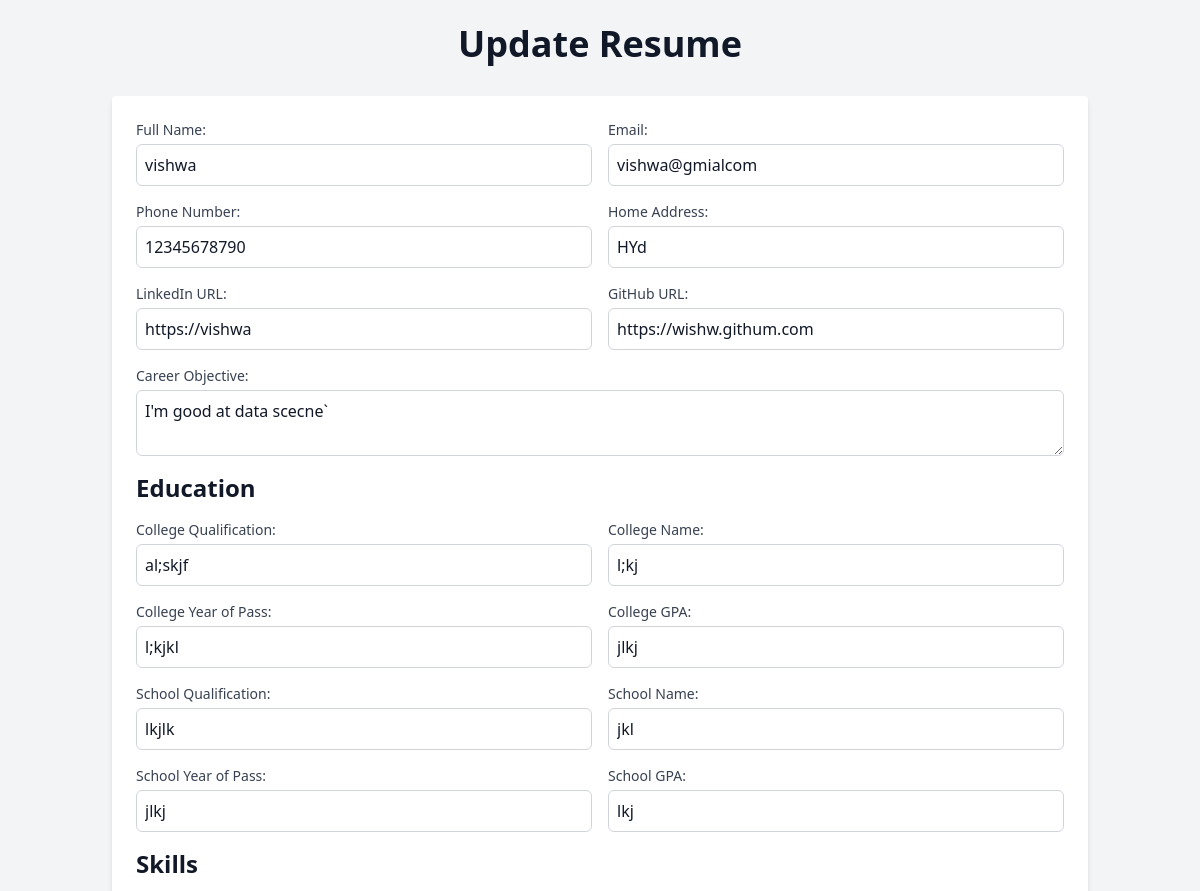
Before: /update/2 (upper part) with the older database file.
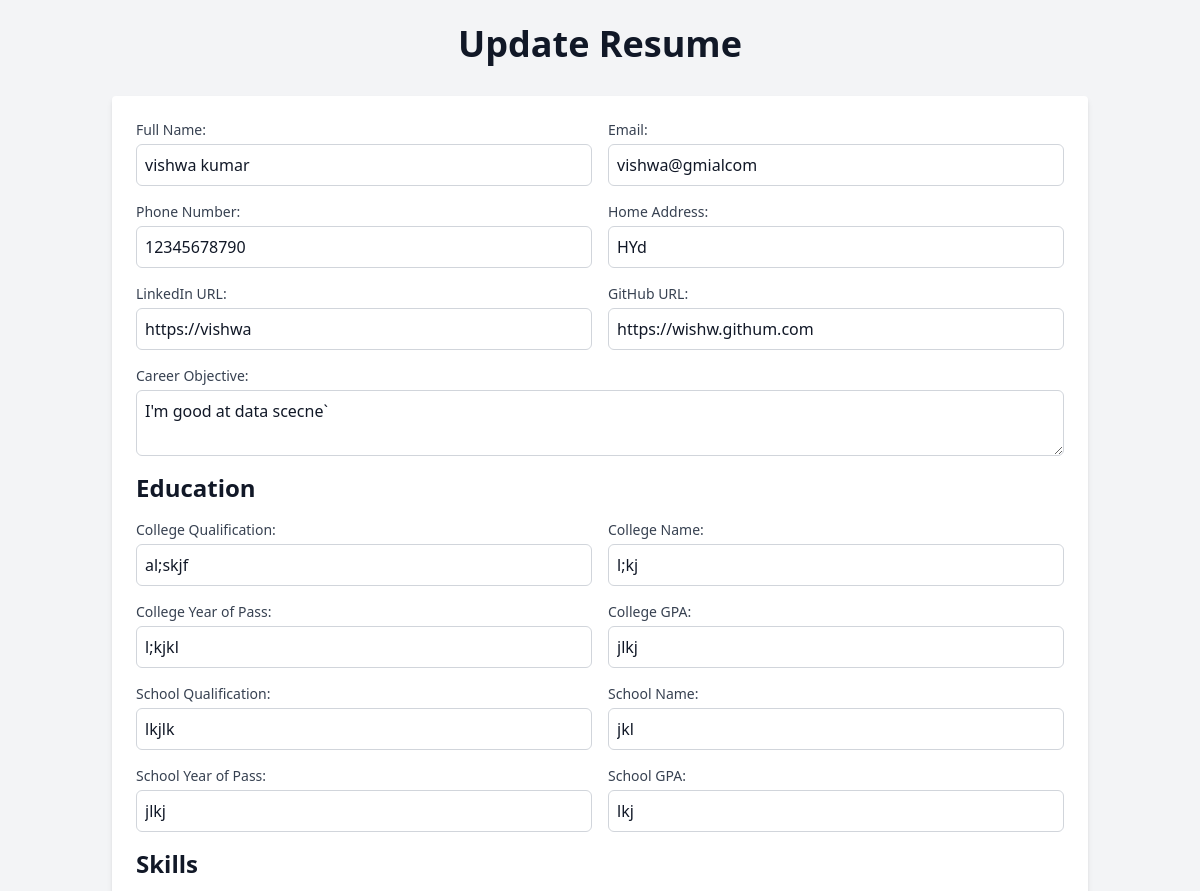
After: the same page with the newer database file.
### models.py (models this page shows)
class Resumebuildertable(Base):
    __tablename__ = "resumedatatable"
    id = Column(Integer, primary_key=True, index=True)
    name = Column(String, index=True)
    email = Column(String, index=True)
    phonenumber = Column(String, index=True)
    location = Column(String, index=True)
    linkedinlink = Column(String, index=True)
    githublink = Column(String, index=True)
    careerobjective = Column(String, index=True)
    college_qualification = Column(String, index=True)
    college_name = Column(String, index=True)
    college_year_of_pass = Column(String, index=True)
    college_gpa = Column(String, index=True)
    school_qualification = Column(String, index=True)
    school_name = Column(String, index=True)
    school_year_of_pass = Column(String, index=True)
    school_gpa = Column(String, index=True)
    skill1 = Column(String, index=True)
    skill2 = Column(String, index=True)
    skill3 = Column(String, index=True)
    skill4 = Column(String, index=True)
    skill5 = Column(String, index=True)
    skill6 = Column(String, index=True)
    skill7 = Column(String, index=True, default="")
    skill8 = Column(String, index=True, default="")
    skill9 = Column(String, index=True, default="")
    skill10 = Column(String, index=True, default="")
    project1_name = Column(String, index=True)
    project1_description = Column(String, index=True)
    project1_duration = Column(String, index=True)
    project2_name = Column(String, index=True)
    project2_description = Column(String, index=True)
    project2_duration = Column(String, index=True)
    language1 = Column(String, index=True)
    language2 = Column(String, index=True)
    language3 = Column(String, index=True, default="")

### main.py (the view)
@app.get("/update/{resumebuildertable_id}", response_class=HTMLResponse)
async def update_item_form(resumebuildertable_id: int, request: Request, db: Session = Depends(database.get_db)):
    resumebuildertable = db.query(models.Resumebuildertable).filter(models.Resumebuildertable.id == resumebuildertable_id).first()
    if not resumebuildertable:
        raise HTTPException(status_code=404, detail="Item not found")
    return templates.TemplateResponse("update_item.html", {"request": request, "resumebuildertable": resumebuildertable})

### templates/update_item.html (shortened to what the changed rows need)
<!DOCTYPE html>
<html lang="en">
<head>
    <link href="https://cdn.jsdelivr.net/npm/tailwindcss@2.2.19/dist/tailwind.min.css" rel="stylesheet">
</head>
<body class="bg-gray-100 text-gray-900">
    <div class="container mx-auto p-6">
        <h1 class="text-4xl font-bold text-center mb-8">Update Resume</h1>
        <form action="/update/{{ resumebuildertable.id }}" method="post" class="bg-white p-6 rounded shadow-md space-y-4">
            <div class="grid grid-cols-1 md:grid-cols-2 gap-4">
                <div>
                    <label for="name" class="block text-sm font-medium text-gray-700">Full Name:</label>
                    <input type="text" id="name" name="name" value="{{ resumebuildertable.name }}" class="mt-1 block w-full border border-gray-300 rounded-md p-2" required>
                </div>
                <div>
                    <label for="email" class="block text-sm font-medium text-gray-700">Email:</label>
                    <input type="text" id="email" name="email" value="{{ resumebuildertable.email }}" class="mt-1 block w-full border border-gray-300 rounded-md p-2" required>
                </div>
                <div>
                    <label for="phonenumber" class="block text-sm font-medium text-gray-700">Phone Number:</label>
                    <input type="text" id="phonenumber" name="phonenumber" value="{{ resumebuildertable.phonenumber }}" class="mt-1 block w-full border border-gray-300 rounded-md p-2" required>
                </div>
                <div>
                    <label for="location" class="block text-sm font-medium text-gray-700">Home Address:</label>
                    <input type="text" id="location" name="location" value="{{ resumebuildertable.location }}" class="mt-1 block w-full border border-gray-300 rounded-md p-2" required>
                </div>
                <div>
                    <label for="linkedinlink" class="block text-sm font-medium text-gray-700">LinkedIn URL:</label>
                    <input type="text" id="linkedinlink" name="linkedinlink" value="{{ resumebuildertable.linkedinlink }}" class="mt-1 block w-full border border-gray-300 rounded-md p-2" required>
                </div>
                <div>
                    <label for="githublink" class="block text-sm font-medium text-gray-700">GitHub URL:</label>
                    <input type="text" id="githublink" name="githublink" value="{{ resumebuildertable.githublink }}" class="mt-1 block w-full border border-gray-300 rounded-md p-2" required>
                </div>
                <div class="md:col-span-2">
                    <label for="careerobjective" class="block text-sm font-medium text-gray-700">Career Objective:</label>
                    <textarea id="careerobjective" name="careerobjective" class="mt-1 block w-full border border-gray-300 rounded-md p-2" required>{{ resumebuildertable.careerobjective }}</textarea>
                </div>
            </div>
            <h2 class="text-2xl font-semibold mt-6 mb-4">Education</h2>
            <div class="grid grid-cols-1 md:grid-cols-2 gap-4">
                <div>
                    <label for="college_qualification" class="block text-sm font-medium text-gray-700">College Qualification:</label>
                    <input type="text" id="college_qualification" name="college_qualification" value="{{ resumebuildertable.college_qualification }}" class="mt-1 block w-full border border-gray-300 rounded-md p-2" required>
                </div>
                <div>
                    <label for="college_name" class="block text-sm font-medium text-gray-700">College Name:</label>
                    <input type="text" id="college_name" name="college_name" value="{{ resumebuildertable.college_name }}" class="mt-1 block w-full border border-gray-300 rounded-md p-2" required>
                </div>
                <div>
                    <label for="college_year_of_pass" class="block text-sm font-medium text-gray-700">College Year of Pass:</label>
                    <input type="text" id="college_year_of_pass" name="college_year_of_pass" value="{{ resumebuildertable.college_year_of_pass }}" class="mt-1 block w-full border border-gray-300 rounded-md p-2" required>
                </div>
                <div>
                    <label for="college_gpa" class="block text-sm font-medium text-gray-700">College GPA:</label>
                    <input type="text" id="college_gpa" name="college_gpa" value="{{ resumebuildertable.college_gpa }}" class="mt-1 block w-full border border-gray-300 rounded-md p-2" required>
                </div>
                <div>
                    <label for="school_qualification" class="block text-sm font-medium text-gray-700">School Qualification:</label>
                    <input type="text" id="school_qualification" name="school_qualification" value="{{ resumebuildertable.school_qualification }}" class="mt-1 block w-full border border-gray-300 rounded-md p-2" required>
                </div>
                <div>
                    <label for="school_name" class="block text-sm font-medium text-gray-700">School Name:</label>
                    <input type="text" id="school_name" name="school_name" value="{{ resumebuildertable.school_name }}" class="mt-1 block w-full border border-gray-300 rounded-md p-2" required>
                </div>
                <div>
                    <label for="school_year_of_pass" class="block text-sm font-medium text-gray-700">School Year of Pass:</label>
                    <input type="text" id="school_year_of_pass" name="school_year_of_pass" value="{{ resumebuildertable.school_year_of_pass }}" class="mt-1 block w-full border border-gray-300 rounded-md p-2" required>
                </div>
                <div>
                    <label for="school_gpa" class="block text-sm font-medium text-gray-700">School GPA:</label>
                    <input type="text" id="school_gpa" name="school_gpa" value="{{ resumebuildertable.school_gpa }}" class="mt-1 block w-full border border-gray-300 rounded-md p-2" required>
                </div>
            </div>
            <h2 class="text-2xl font-semibold mt-6 mb-4">Skills</h2>
        </form>
    </div>
</body>
</html>

Changed rows visible on the page:
changed Resumebuildertable "vishwa@gmialcom": name "vishwa" → "vishwa kumar"
